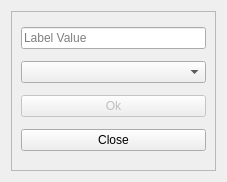
<?xml version="1.0" encoding="UTF-8"?>
<ui version="4.0">
 <class>NewWidget</class>
 <widget class="QDialog" name="NewWidget">
  <property name="geometry">
   <rect>
    <x>0</x>
    <y>0</y>
    <width>227</width>
    <height>182</height>
   </rect>
  </property>
  <property name="windowTitle">
   <string>Dialog</string>
  </property>
  <property name="styleSheet">
   <string notr="true"/>
  </property>
  <layout class="QGridLayout" name="gridLayout">
   <item row="0" column="0">
    <widget class="QFrame" name="frame">
     <property name="frameShape">
      <enum>QFrame::StyledPanel</enum>
     </property>
     <property name="frameShadow">
      <enum>QFrame::Raised</enum>
     </property>
     <layout class="QVBoxLayout" name="verticalLayout">
      <item>
       <widget class="QLineEdit" name="lineEdit">
        <property name="placeholderText">
         <string>Label Value</string>
        </property>
       </widget>
      </item>
      <item>
       <widget class="QComboBox" name="comboBox">
        <property name="editable">
         <bool>false</bool>
        </property>
       </widget>
      </item>
      <item>
       <widget class="QPushButton" name="btnPopSave">
        <property name="enabled">
         <bool>false</bool>
        </property>
        <property name="text">
         <string>Ok</string>
        </property>
       </widget>
      </item>
      <item>
       <widget class="QPushButton" name="btnClose">
        <property name="text">
         <string>Close</string>
        </property>
       </widget>
      </item>
     </layout>
    </widget>
   </item>
  </layout>
 </widget>
 <resources/>
 <connections/>
</ui>
